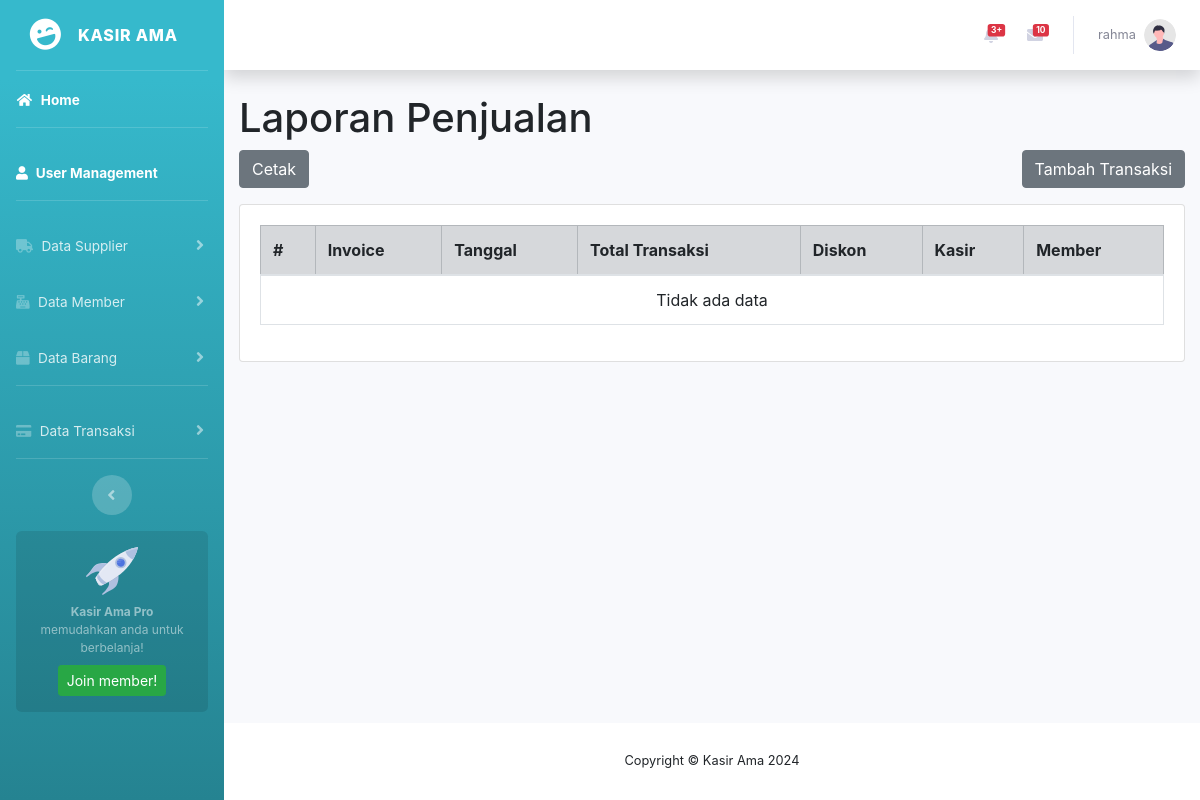
Before: /index.php?page=transaksi (signed in) with the older database file.
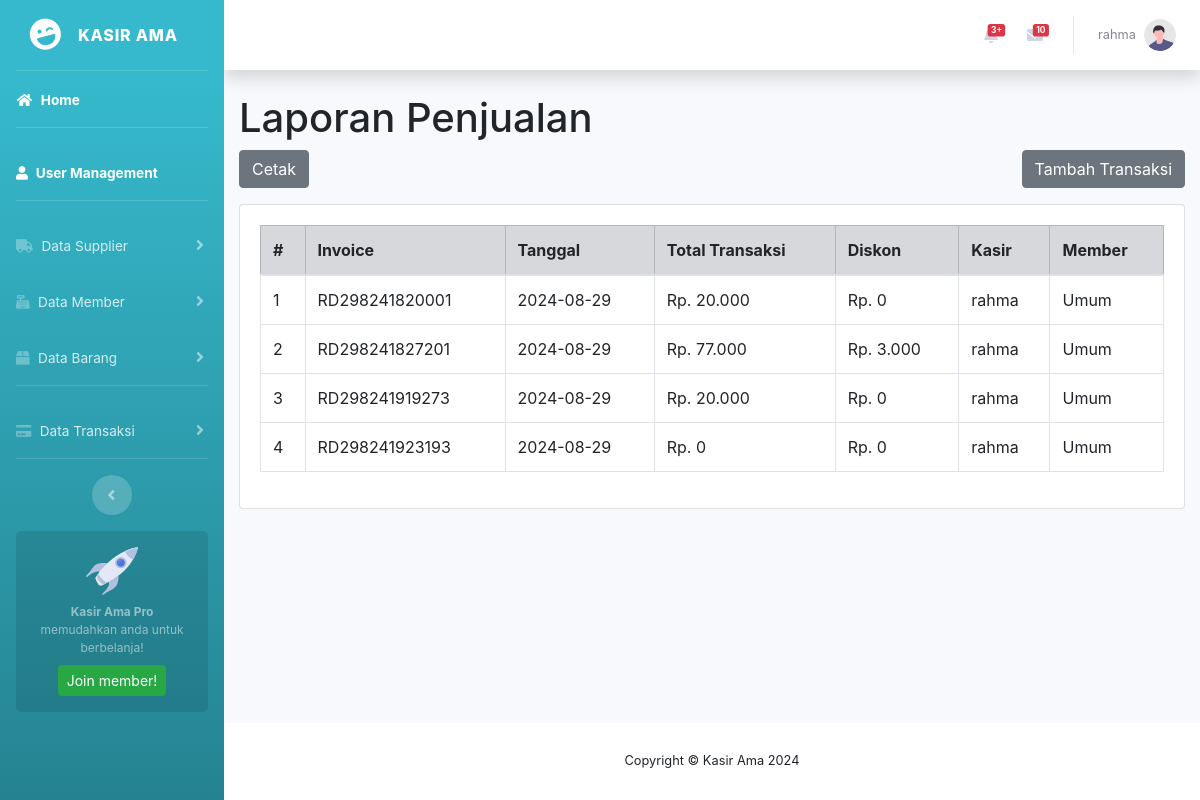
After: the same page with the newer database file.
### tables this page shows
CREATE TABLE `transaksi` (
  `id_transaksi` int(11) NOT NULL,
  `id_user` int(11) NOT NULL,
  `total_transaksi` int(100) NOT NULL,
  `total_diskon` int(100) NOT NULL,
  `nominal_tunai` int(100) NOT NULL,
  `ppn` int(100) NOT NULL,
  `kembalian` int(100) NOT NULL,
  `tanggal` date NOT NULL,
  `invoice` varchar(100) NOT NULL,
  `pesan` varchar(100) NOT NULL,
  `id_member` int(11) NOT NULL,
  `subtotal` int(100) NOT NULL
);

CREATE TABLE `user` (
  `id_user` int(11) NOT NULL,
  `nama` varchar(30) NOT NULL,
  `username` varchar(30) NOT NULL,
  `password` varchar(255) NOT NULL,
  `email` varchar(50) NOT NULL,
  `role` enum('SuperAdmin','Admin','Kasir') NOT NULL
);

CREATE TABLE `member` (
  `id_member` int(11) NOT NULL,
  `nama` varchar(50) NOT NULL,
  `alamat` varchar(50) NOT NULL,
  `no_telp` varchar(20) NOT NULL,
  `jenis_kelamin` enum('perempuan','laki-laki','','') NOT NULL,
  `total_poin` int(11) NOT NULL
);

### database/class/auth.php (called while the page is built, shortened)
<?php
class Auth
{
    private static $instance = null;
    public static function getInstance($pdo)
    {
        if (self::$instance == null) {
            self::$instance = new Auth($pdo);
        }
        return self::$instance;
    }
    public function isLoggedIn()
    {
        return isset($_SESSION['user']);
    }
}

### database/class/transaksi.php (called while the page is built, shortened)
<?php
class Transaksi
{
    private static $instance = null;
    private $pdo;
    private function __construct($pdo)
    {
        $this->pdo = $pdo;
    }
    public static function getInstance($pdo)
    {
        if (self::$instance === null) {
            self::$instance = new self($pdo);
        }
        return self::$instance;
    }
    public function getLaporanPenjualan($tanggal = null)
    {
        if ($tanggal) {
            $stmt = $this->pdo->prepare("SELECT t.*, m.nama as member, u.nama as kasir
                                         FROM transaksi t
                                         JOIN member m ON t.id_member = m.id_member
                                         JOIN user u ON t.id_user = u.id_user
                                         WHERE DATE(t.tanggal) = :tanggal
                                         ORDER BY t.tanggal DESC");
            $stmt->bindParam(':tanggal', $tanggal);
        } else {
            $stmt = $this->pdo->prepare("SELECT t.*, m.nama as member, u.nama as kasir
                                         FROM transaksi t
                                         JOIN member m ON t.id_member = m.id_member
                                         JOIN user u ON t.id_user = u.id_user
                                         ORDER BY t.tanggal DESC");
        }
        $stmt->execute();
        return $stmt->fetchAll(PDO::FETCH_ASSOC);
    }
}

### page/transaksi/laporan.php (the view, shortened to what this page needs)
<?php
require_once "database/class/transaksi.php";
$pdo = koneksi::connect();
$transaksi = Transaksi::getInstance($pdo);
$laporan = $transaksi->getLaporanPenjualan();
?>
<div class="content-wrapper">
    <div class="content-header">
        <div class="container-fluid">
            <div class="row mb-2">
                <div class="col-sm-6">
                    <h1 class="m-0">Laporan Penjualan</h1>
                </div>
            </div>
        </div>
    </div>
    <section>
        <div class="container-fluid">
            <div class="row mt-2">
                <div class="col-12">
                    <div class="d-flex justify-content-end mb-3">
                        <div class="btn-group">
                        <a href="index.php?cetak=struk" class="btn btn-secondary ms-2" target="_blank">Cetak</a>
                        </div>
                        <div class="btn-group">
                        <a href="index.php?page=transaksi&act=tambah" class="btn btn-secondary">Tambah Transaksi</a>
                        </div>
                    </div>
                    <div class="card">
                        <div class="card-body">
                            <div class="table-responsive">
                                <table class="table table-bordered">
                                    <thead class="table-secondary">
                                        <tr>
                                            <th>#</th>
                                            <th>Invoice</th>
                                            <th>Tanggal</th>
                                            <th>Total Transaksi</th>
                                            <th>Diskon</th>
                                            <th>Kasir</th>
                                            <th>Member</th>
                                        </tr>
                                    </thead>
                                    <tbody>
                                        <?php if (!empty($laporan)): ?>
                                            <?php foreach ($laporan as $row => $transaksi): ?>
                                                <tr>
                                                    <td><?= $row + 1 ?></td>
                                                    <td><?= htmlspecialchars($transaksi['invoice']) ?></td>
                                                    <td><?= htmlspecialchars($transaksi['tanggal']) ?></td>
                                                    <td>Rp. <?= number_format($transaksi['total_transaksi'], 0, ',', '.') ?></td>
                                                    <td>Rp. <?= number_format($transaksi['total_diskon'], 0, ',', '.') ?></td>
                                                    <td><?= htmlspecialchars($transaksi['kasir']) ?></td>
                                                    <td><?= htmlspecialchars($transaksi['member']) ?></td>
                                                </tr>
                                            <?php endforeach; ?>
                                        <?php else: ?>
                                            <tr>
                                                <td colspan="8" class="text-center">Tidak ada data</td>
                                            </tr>
                                        <?php endif; ?>
                                    </tbody>
                                </table>
                            </div>
                        </div>
                    </div>
                </div>
            </div>
        </div>
    </section>
</div>

### index.php (shortened to what this page needs)
<?php
include "database/class/auth.php";
$pdo = koneksi::connect();
$auth = Auth::getInstance($pdo);
if (!$auth->isLoggedIn()) {
    $login = isset($_GET['auth']) ? $_GET['auth'] : 'auth';
    switch ($login) {
        case 'login':
            include 'auth/login.php';
            break;
        case 'register':
            include 'auth/register.php';
            break;
        case 'forgot-password':
            include 'auth/forgot-password.php';
            break;
        default:
            include 'auth/login.php';
            break;
    }
} else {
?>
    <!DOCTYPE html>
    <html lang="en">
    <head>
        <?php include 'layouts/load_css.php'; ?>
    </head>
    <body>
        <?php include("layouts/header.php"); ?>
        <div class="main-content">
            <section class="section">
                <?php
                $page = isset($_GET["page"]) ? $_GET["page"] : 'dashboard';
                switch ($page) {
                    case 'transaksi':
                        include('page/transaksi/default.php');
                        break;
                }
                ?>
            </section>
        </div>
        <?php
        include 'layouts/footer.php';
        include("layouts/load_js.php");
        ?>
    </body>
    </html>
<?php
}
?>

### layouts/load_css.php (shortened to what this page needs)
<link href="assets/vendor/fontawesome-free/css/all.min.css" rel="stylesheet" type="text/css">
<link href="assets/css/sb-admin-2.min.css" rel="stylesheet">
<link href="https://stackpath.bootstrapcdn.com/bootstrap/4.5.2/css/bootstrap.min.css" rel="stylesheet">
<link href="https://cdnjs.cloudflare.com/ajax/libs/font-awesome/5.15.3/css/all.min.css" rel="stylesheet">
<link rel="stylesheet" href="https://cdn.jsdelivr.net/npm/sweetalert2@11/dist/sweetalert2.min.css">

### layouts/header.php (shortened to what this page needs)
<div id="wrapper">
    <ul class="navbar-nav bg-gradient-info sidebar sidebar-dark accordion" id="accordionSidebar">
        <a class="sidebar-brand d-flex align-items-center justify-content-center" href="index.php">
            <div class="sidebar-brand-icon rotate-n-15">
                <i class="fas fa-laugh-wink"></i>
            </div>
            <div class="sidebar-brand-text mx-3">Kasir Ama</div>
        </a>
        <hr class="sidebar-divider my-0">
        <li class="nav-item active">
            <a class="nav-link" href="index.php">
                <i class="fas fa-fw fa-home"></i>
                <span>Home</span></a>
        </li>
        <hr class="sidebar-divider">
        <?php if ($_SESSION['user']['role'] == "SuperAdmin") : ?>
            <li class="nav-item active">
                <a class="nav-link" href="index.php?page=user">
                    <i class="fas fa-user"></i>
                    <span>User Management</span></a>
            </li>
            <hr class="sidebar-divider">
        <?php endif; ?>
        <?php if ($_SESSION['user']['role'] == "SuperAdmin" || $_SESSION['user']['role'] == "Admin") : ?>
            <li class="nav-item">
                <a class="nav-link collapsed" href="#" data-toggle="collapse" data-target="#collapseSupplier"
                    aria-expanded="true" aria-controls="collapseSupplier">
                    <i class="fas fa-truck"></i>
                    <span>Data Supplier</span>
                </a>
            </li>
        <?php endif; ?>
        <?php if ($_SESSION['user']['role'] == "SuperAdmin" || $_SESSION['user']['role'] == "Admin" || $_SESSION['user']['role'] == "Kasir") : ?>
            <li class="nav-item">
                <a class="nav-link collapsed" href="#" data-toggle="collapse" data-target="#collapseMember"
                    aria-expanded="true" aria-controls="collapseMember">
                    <i class="fas fa-cash-register"></i>
                    <span>Data Member</span>
                </a>
            </li>
        <?php endif; ?>
        <?php if ($_SESSION['user']['role'] == "SuperAdmin" || $_SESSION['user']['role'] == "Admin" || $_SESSION['user']['role'] == "Kasir") : ?>
            <li class="nav-item">
                <a class="nav-link collapsed" href="#" data-toggle="collapse" data-target="#collapseUtilities"
                    aria-expanded="true" aria-controls="collapseUtilities">
                    <i class="fas fa-box"></i>
                    <span>Data Barang</span>
                </a>
            </li>
        <?php endif; ?>
        <hr class="sidebar-divider">
        <?php if ($_SESSION['user']['role'] == "SuperAdmin" || $_SESSION['user']['role'] == "Admin" || $_SESSION['user']['role'] == "Kasir") : ?>
            <li class="nav-item">
                <a class="nav-link collapsed" href="#" data-toggle="collapse" data-target="#collapsePages"
                    aria-expanded="true" aria-controls="collapsePages">
                    <i class="fas fa-credit-card"></i>
                    <span>Data Transaksi</span>
                </a>
            </li>
        <?php endif; ?>
        <hr class="sidebar-divider d-none d-md-block">
        <div class="text-center d-none d-md-inline">
            <button class="rounded-circle border-0" id="sidebarToggle"></button>
        </div>
        <div class="sidebar-card d-none d-lg-flex">
            <img class="sidebar-card-illustration mb-2" src="assets/img/undraw_rocket.svg" alt="...">
            <p class="text-center mb-2"><strong>Kasir Ama Pro</strong> memudahkan anda untuk berbelanja!</p>
            <a class="btn btn-success btn-sm" href="http://localhost/kasirku/index.php?page=member">Join member!</a>
        </div>
    </ul>
    <div id="content-wrapper" class="d-flex flex-column">
        <div id="content">
            <nav class="navbar navbar-expand navbar-light bg-white topbar mb-4 static-top shadow">
                <ul class="navbar-nav ml-auto">
                    <ul class="navbar-nav ml-auto">
                        <li class="nav-item dropdown no-arrow mx-1">
                            <a class="nav-link dropdown-toggle" href="#" id="alertsDropdown" role="button"
                                data-toggle="dropdown" aria-haspopup="true" aria-expanded="false">
                                <span class="badge badge-danger badge-counter">3+</span>
                            </a>
                        </li>
                        <li class="nav-item dropdown no-arrow mx-1">
                            <a class="nav-link dropdown-toggle" href="#" id="messagesDropdown" role="button"
                                data-toggle="dropdown" aria-haspopup="true" aria-expanded="false">
                                <span class="badge badge-danger badge-counter">10</span>
                            </a>
                        </li>
                        <li class="nav-item dropdown no-arrow">
                            <a class="nav-link dropdown-toggle" href="#" id="userDropdown" role="button"
                                data-toggle="dropdown" aria-haspopup="true" aria-expanded="false">
                                <span class="mr-2 d-none d-lg-inline text-gray-600 small"><?= $_SESSION['user']['username'] ?></span>
                                <img class="img-profile rounded-circle"
                                    src="assets/img/undraw_profile.svg">
                            </a>
                        </li>
                    </ul>
            </nav>

### page/transaksi/default.php (shortened to what this page needs)
<?php
include_once "database/class/transaksi.php";
$act = isset($_GET['act']) ? $_GET['act'] : '';
switch ($act) {
    default:
        include 'laporan.php';
        break;
}

### layouts/footer.php (shortened to what this page needs)
</div>
<footer class="sticky-footer bg-white">
    <div class="container my-auto">
        <div class="copyright text-center my-auto">
            <span>Copyright &copy; Kasir Ama 2024</span>
        </div>
    </div>
</footer>
</div>
</div>

### layouts/load_js.php (shortened to what this page needs)
<link rel="stylesheet" href="https://cdn.jsdelivr.net/npm/sweetalert2@11/dist/sweetalert2.min.css">

Changed rows visible on the page:
added transaksi: invoice "RD298241820001", tanggal "2024-08-29", total_transaksi "20.000", total_diskon "0", id_user.nama "rahma", id_member.nama "Umum"
added transaksi: invoice "RD298241827201", tanggal "2024-08-29", total_transaksi "77.000", total_diskon "3.000", id_user.nama "rahma", id_member.nama "Umum"
added transaksi: invoice "RD298241919273", tanggal "2024-08-29", total_transaksi "20.000", total_diskon "0", id_user.nama "rahma", id_member.nama "Umum"
added transaksi: invoice "RD298241923193", tanggal "2024-08-29", total_transaksi "0", total_diskon "0", id_user.nama "rahma", id_member.nama "Umum"
Other visible differences:
text no longer shown: "Tidak ada data"
